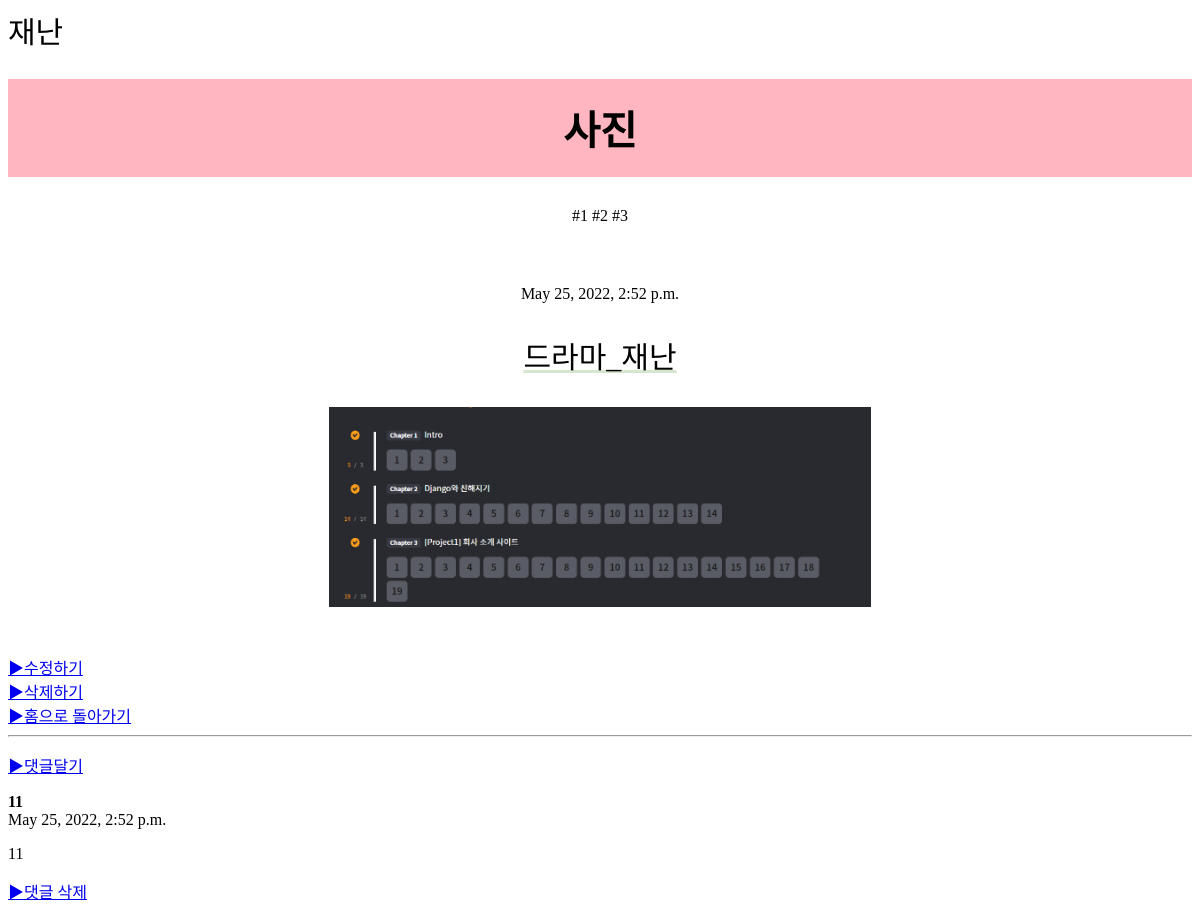
Page /drama/d/3 on the committed database.
### drama/models.py (models this page shows, shortened)
class Disaster(models.Model):
    title = models.CharField('Title',max_length=50, blank=True)
    author = models.CharField('Author',max_length=50, blank=True)
    upload_time = models.DateTimeField(unique=True)
    content=models.TextField('content')
    hashtag=models.ManyToManyField(D_HashTag)
    photo=models.ImageField(blank=True, null=True, upload_to="drama_photo")

class D_HashTag(models.Model):
    hashtag=models.CharField(max_length=100)
    def __str__(self):
        return self.hashtag

class D_Comment(models.Model):
    post=models.ForeignKey(Disaster, related_name='comments', on_delete=models.CASCADE)
    username=models.CharField(max_length=20)
    comment_text=models.TextField()
    created_at=models.DateTimeField(default=timezone.now)

### drama/views.py (the view)
# urls.py: path('drama/d/<int:pk>',D_detail2,name='D_detail2'),
def D_detail2(request, pk):
    D_post2=get_object_or_404(Disaster,pk=pk)
    D_hashtag2=D_post2.hashtag.all()
    return render(request,'D_detail2.html',{'D_post2':D_post2,'D_hashtags2':D_hashtag2})

### drama/templates/D_detail2.html (shortened to what this page needs)
{% load static %}
<html>
    <head>
        <link rel = "stylesheet" href="{% static 'css/detail.css' %}">
        <a style="font-size: 30px;">재난</a>
    </head>
    <body>
        <div>
            <h1>{{  D_post2.title  }}</h1>
            <div><span>
                {% for hashtag in D_hashtags2.all %}
                #{{hashtag}}
                {% endfor %}
            </span>
            </div>
            <span>{{ D_post2.upload_time }}</span>
            <div class="content">{{ D_post2.content }}</div>
            {% if D_post2.photo %}
            <span><img src="{{ D_post2.photo.url }}" alt="" height="200px;"></span>
            {% endif %}
            <br>
            <a href="{% url 'D_edit2' D_post2.id %}">▶수정하기</a>
            <br>
            <a href="{% url 'D_delete2' D_post2.id %}">▶삭제하기</a>
            <br>
            <a href="{% url 'list2' %}">▶홈으로 돌아가기</a>
            <br>
            <hr>
            <p><a class="add_comment" href="{% url 'D_add_comment2' D_post2.id %}">▶댓글달기</a></p>
            {% for comment in D_post2.comments.all %}
                <div class="comment">
                    <strong class="username">{{ comment.username }}</strong>
                    <div class="date">{{ comment.created_at }}</div>
                    <p>{{ comment.comment_text|linebreaks }}</p>
                    <p><a href="{% url 'D_delete_comment2' D_post2_id=D_post2.id comment_id=comment.id %}">▶댓글 삭제</a></p>
                </div>
            {% empty %}
            <p>No comment</p>
            {% endfor %}
        </div>
    </body>
</html>

### static/css/detail.css (style rules this page uses)
* { font-family: 'LeeSeoyun'; }
h1 { background-color: lightpink; padding:20px; text-align: center; font-size: 40px; }
span { display: table; margin:30px auto;; }
.content { font-size: 30px; text-align: center; padding-right: border; text-decoration-line: underline; text-decoration-color: #D4E6CE; }

### rows in the picture
Disaster: title "사진", upload_time "May 25, 2022, 2:52 p.m.", content "드라마_재난", photo (picture)
D_HashTag: hashtag "1"
D_HashTag: hashtag "2"
D_HashTag: hashtag "3"
D_Comment: username "11", created_at "May 25, 2022, 2:52 p.m.", comment_text "11"
